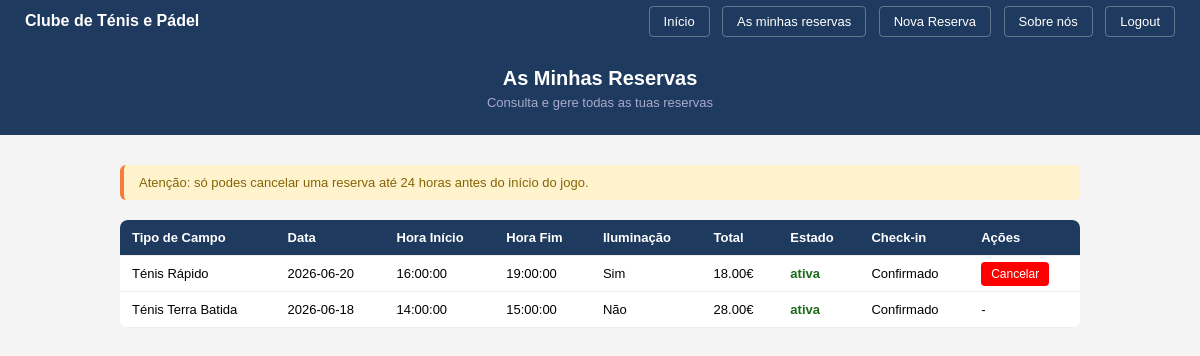
The app's page /reservas.php (signed in) with its own data.
### tables this page shows
CREATE TABLE `reserva` (
  `id` int(11) NOT NULL,
  `atleta_id` int(11) NOT NULL,
  `campo_id` int(11) NOT NULL,
  `campo_escolhido` enum('Pádel Coberto','Pádel Descoberto','Ténis Terra Batida','Ténis Rápido') NOT NULL,
  `data_jogo` date NOT NULL,
  `hora_inicio` time NOT NULL,
  `hora_fim` time NOT NULL,
  `estado_reserva` enum('ativa','cancelada','concluida') NOT NULL DEFAULT 'ativa',
  `checkin` tinyint(1) NOT NULL DEFAULT '0',
  `suplemento_iluminacao` tinyint(1) NOT NULL DEFAULT '0',
  `suplemento_aluguer_raquetes` int(11) NOT NULL DEFAULT '0',
  `suplemento_aluguer_bolas` int(11) NOT NULL DEFAULT '0',
  `valor_total` decimal(8,2) NOT NULL,
  `nif_faturacao` varchar(9) DEFAULT NULL,
  `created_at` timestamp NOT NULL DEFAULT CURRENT_TIMESTAMP,
  `updated_at` timestamp NOT NULL DEFAULT CURRENT_TIMESTAMP ON UPDATE CURRENT_TIMESTAMP
);

### reservas.php (the view, shortened to what this page needs)
<?php
require_once 'config/db.php';
$stmt = $pdo->prepare("SELECT * FROM reserva WHERE atleta_id = ? ORDER BY data_jogo DESC");
$stmt->execute([$_SESSION['atleta_id']]);
$reservas = $stmt->fetchAll();
?>
<!DOCTYPE html>
<html lang="pt">
<head>
</head>
<body>
<nav>
    <span>Clube de Ténis e Pádel</span>
    <div>
        <a href="index.php">Início</a>
        <a href="reservas.php">As minhas reservas</a>
        <a href="nova_reserva.php">Nova Reserva</a>
        <a href="sobre.php">Sobre nós</a>
        <a href="logout.php">Logout</a>
    </div>
</nav>
<div class="topo">
    <h1>As Minhas Reservas</h1>
    <p>Consulta e gere todas as tuas reservas</p>
</div>
<div class="container">
    <div class="aviso">
        Atenção: só podes cancelar uma reserva até 24 horas antes do início do jogo.
    </div>
    <?php if (count($reservas) === 0): ?>
        <div class="sem-reservas">
            <p>Ainda não tens nenhuma reserva feita.</p>
            <a href="nova_reserva.php" class="btn-nova">Fazer primeira reserva</a>
        </div>
    <?php else: ?>
    <table>
        <tr>
            <th>Tipo de Campo</th>
            <th>Data</th>
            <th>Hora Início</th>
            <th>Hora Fim</th>
            <th>Iluminação</th>
            <th>Total</th>
            <th>Estado</th>
            <th>Check-in</th>
            <th>Ações</th>
        </tr>
        <?php foreach ($reservas as $r): ?>
        <tr>
            <td><?= $r['campo_escolhido'] ?></td>
            <td><?= $r['data_jogo'] ?></td>
            <td><?= $r['hora_inicio'] ?></td>
            <td><?= $r['hora_fim'] ?></td>
            <td><?= $r['suplemento_iluminacao'] ? 'Sim' : 'Não' ?></td>
            <td><?= number_format($r['valor_total'], 2) ?>€</td>
            <td class="<?= $r['estado_reserva'] ?>"><?= $r['estado_reserva'] ?></td>
            <td><?= $r['checkin'] ? 'Confirmado' : 'Pendente' ?></td>
            <td>
                <?php
                $data_hora = $r['data_jogo'] . ' ' . $r['hora_inicio'];
                $diff = strtotime($data_hora) - time();
                if ($r['estado_reserva'] === 'ativa' && $diff > 86400):
                ?>
                    <a href="reservas.php?cancelar=<?= $r['id'] ?>" class="btn-cancelar" onclick="return confirm('Tens a certeza que queres cancelar esta reserva?')">Cancelar</a>
                <?php else: ?>
                    -
                <?php endif; ?>
            </td>
        </tr>
        <?php endforeach; ?>
    </table>
    <?php endif; ?>
</div>
</body>
</html>

### reservas.php (style rules this page uses)
* { margin: 0; padding: 0; box-sizing: border-box; }
body { font-family: Arial; background: #f4f4f4; }
nav { background: #1e3a5f; padding: 12px 25px; display: flex; justify-content: space-between; align-items: center; }
nav span { color: white; font-size: 16px; font-weight: bold; }
nav a { color: white; text-decoration: none; margin-left: 8px; font-size: 13px; padding: 7px 14px; border-radius: 4px; border: 1px solid rgba(255,255,255,0.3); }
.topo { background: #1e3a5f; color: white; padding: 25px; text-align: center; }
.topo h1 { font-size: 20px; }
.topo p { font-size: 13px; color: #aac; margin-top: 5px; }
.container { max-width: 1000px; margin: 30px auto; padding: 0 20px; }
.aviso { background: #fff3cd; color: #856404; padding: 10px 15px; border-radius: 6px; margin-bottom: 20px; font-size: 13px; border-left: 4px solid #f47c3c; }
table { width: 100%; border-collapse: collapse; background: white; border-radius: 8px; overflow: hidden; }
th, td { padding: 10px 12px; border-bottom: 1px solid #eee; font-size: 13px; text-align: left; }
th { background: #1e3a5f; color: white; }
.ativa { color: #1a6b1a; font-weight: bold; }
.btn-cancelar { padding: 5px 10px; background: red; color: white; border: none; border-radius: 4px; cursor: pointer; text-decoration: none; font-size: 12px; }

### records on screen
reserva: campo_escolhido "Ténis Rápido", data_jogo "2026-06-20", hora_inicio "16:00:00", hora_fim "19:00:00", suplemento_iluminacao "Sim", valor_total "18.00", estado_reserva "ativa", checkin "Confirmado"
reserva: campo_escolhido "Ténis Terra Batida", data_jogo "2026-06-18", hora_inicio "14:00:00", hora_fim "15:00:00", suplemento_iluminacao "Não", valor_total "28.00", estado_reserva "ativa", checkin "Confirmado"
